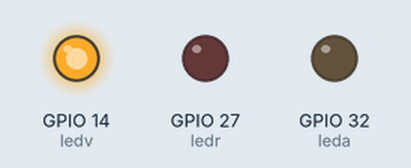
This sketch was run on a simulated ESP32. Shown: output pins drawn as LEDs (lit = HIGH).

Above: at 2.2 s.
At 4.7 s:
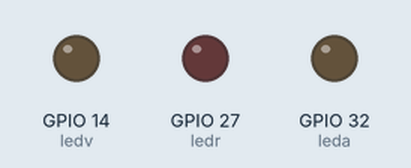
At 8.0 s:
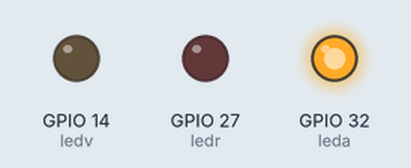
At 11.0 s:
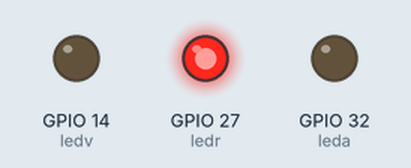
Timing chart, 0 to 16.9 s (numbered marks = the images above):
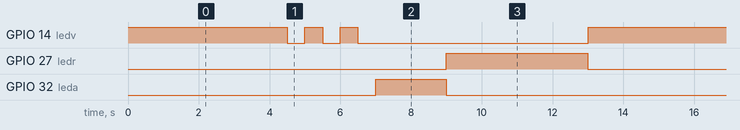

Measured:
- by itself, GPIO 14 (ledv): repeats every 13.0 s: 2 × (LOW 0.50 s, HIGH 0.50 s), LOW 6.5 s, HIGH 4.5 s
- by itself, GPIO 27 (ledr): alternates HIGH for 4.0 s and LOW for 9.0 s
- by itself, GPIO 32 (leda): alternates HIGH for 2.0 s and LOW for 11.0 s

The sketch:

semaforo.ino
```cpp
// C++ code
//
int ledr = 27;
int leda = 32;
int ledv = 14;

void setup()
{
  pinMode(ledr, OUTPUT);
  pinMode(leda, OUTPUT);
  pinMode(ledv, OUTPUT);

}

void loop()
{
  blink(4000, 0, 1, ledv);
  blink(500, 500, 3, ledv);
  blink(2000, 0, 1, leda);
  blink(4000, 0, 1, ledr);
}

void blink(int time_on, int time_off, int n, int luz)
{
   for(int i=0; i<n; i++)
    {
      digitalWrite(luz, HIGH);
      delay(time_on);

      digitalWrite(luz, LOW);
      delay(time_off);
    }
}
```
